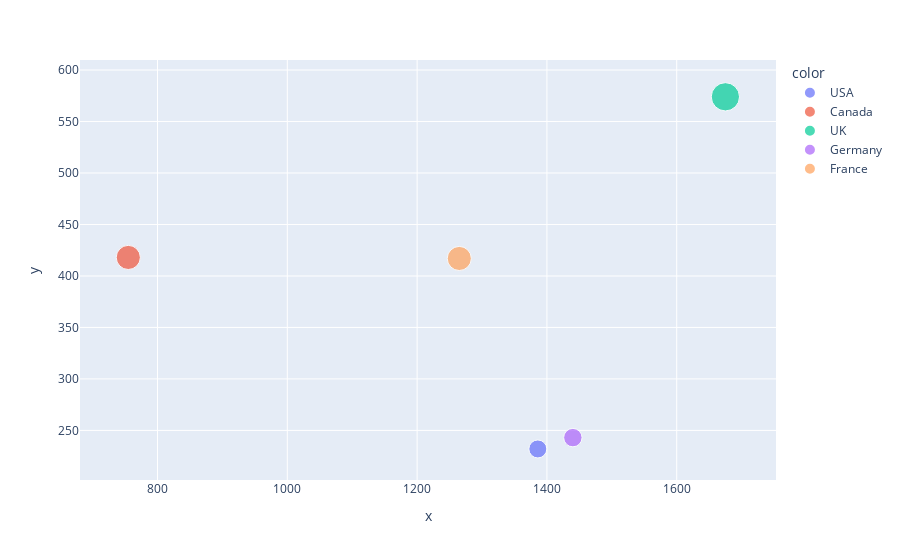

Notebook code for this chart:
### Code cell
# 5. Using the given dataset, create a bubble chart to represent each country's population (y-axis), GDP (xaxis), and bubble size proportional to 
# the population.
np.random.seed(25)
data = {
    'Country': ['USA', 'Canada', 'UK',
'Germany', 'France'],
    'Population':
np.random.randint(100, 1000, 5),
    'GDP': np.random.randint(500, 2000,
5)
}
df = pd.DataFrame(data)

fig = px.scatter(x = df.GDP, y = df.Population, size = df.Population, color = df.Country)
fig.show()

### Figure 1 — Plotly figure (JSON) as saved in the notebook; plotly's stock layout.template omitted (floating-point values rounded to 4 significant figures)
{"data": [{"hovertemplate": "color=USA<br>x=%{x}<br>y=%{y}<br>size=%{marker.size}<extra></extra>", "legendgroup": "USA", "marker": {"color": "#636efa", "size": [232], "sizemode": "area", "sizeref": 1.435, "symbol": "circle"}, "mode": "markers", "name": "USA", "orientation": "v", "showlegend": true, "type": "scatter", "x": [1386], "xaxis": "x", "y": [232], "yaxis": "y"}, {"hovertemplate": "color=Canada<br>x=%{x}<br>y=%{y}<br>size=%{marker.size}<extra></extra>", "legendgroup": "Canada", "marker": {"color": "#EF553B", "size": [418], "sizemode": "area", "sizeref": 1.435, "symbol": "circle"}, "mode": "markers", "name": "Canada", "orientation": "v", "showlegend": true, "type": "scatter", "x": [755], "xaxis": "x", "y": [418], "yaxis": "y"}, {"hovertemplate": "color=UK<br>x=%{x}<br>y=%{y}<br>size=%{marker.size}<extra></extra>", "legendgroup": "UK", "marker": {"color": "#00cc96", "size": [574], "sizemode": "area", "sizeref": 1.435, "symbol": "circle"}, "mode": "markers", "name": "UK", "orientation": "v", "showlegend": true, "type": "scatter", "x": [1675], "xaxis": "x", "y": [574], "yaxis": "y"}, {"hovertemplate": "color=Germany<br>x=%{x}<br>y=%{y}<br>size=%{marker.size}<extra></extra>", "legendgroup": "Germany", "marker": {"color": "#ab63fa", "size": [243], "sizemode": "area", "sizeref": 1.435, "symbol": "circle"}, "mode": "markers", "name": "Germany", "orientation": "v", "showlegend": true, "type": "scatter", "x": [1440], "xaxis": "x", "y": [243], "yaxis": "y"}, {"hovertemplate": "color=France<br>x=%{x}<br>y=%{y}<br>size=%{marker.size}<extra></extra>", "legendgroup": "France", "marker": {"color": "#FFA15A", "size": [417], "sizemode": "area", "sizeref": 1.435, "symbol": "circle"}, "mode": "markers", "name": "France", "orientation": "v", "showlegend": true, "type": "scatter", "x": [1265], "xaxis": "x", "y": [417], "yaxis": "y"}], "layout": {"autosize": true, "legend": {"itemsizing": "constant", "title": {"text": "color"}, "tracegroupgap": 0}, "margin": {"t": 60}, "xaxis": {"anchor": "y", "autorange": true, "domain": [0, 1], "range": [685.9, 1747.0], "title": {"text": "x"}, "type": "linear"}, "yaxis": {"anchor": "x", "autorange": true, "domain": [0, 1], "range": [190.2, 627.3], "title": {"text": "y"}, "type": "linear"}}}
